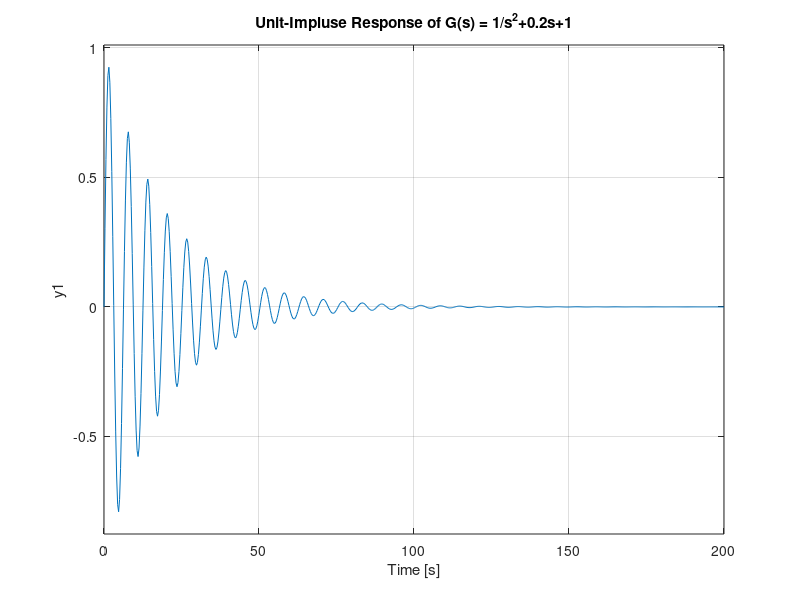

This figure's MATLAB source:
%Impulse response with the step function
% Tranfer function considered is standard second order function with zeta = 0.1 and wn =1
num = [0 1 0];
den = [1 0.1 1];
sys = tf(num,den);
step(sys)
title('Unit-Impluse Response of G(s) = 1/s^2+0.2s+1');
grid on